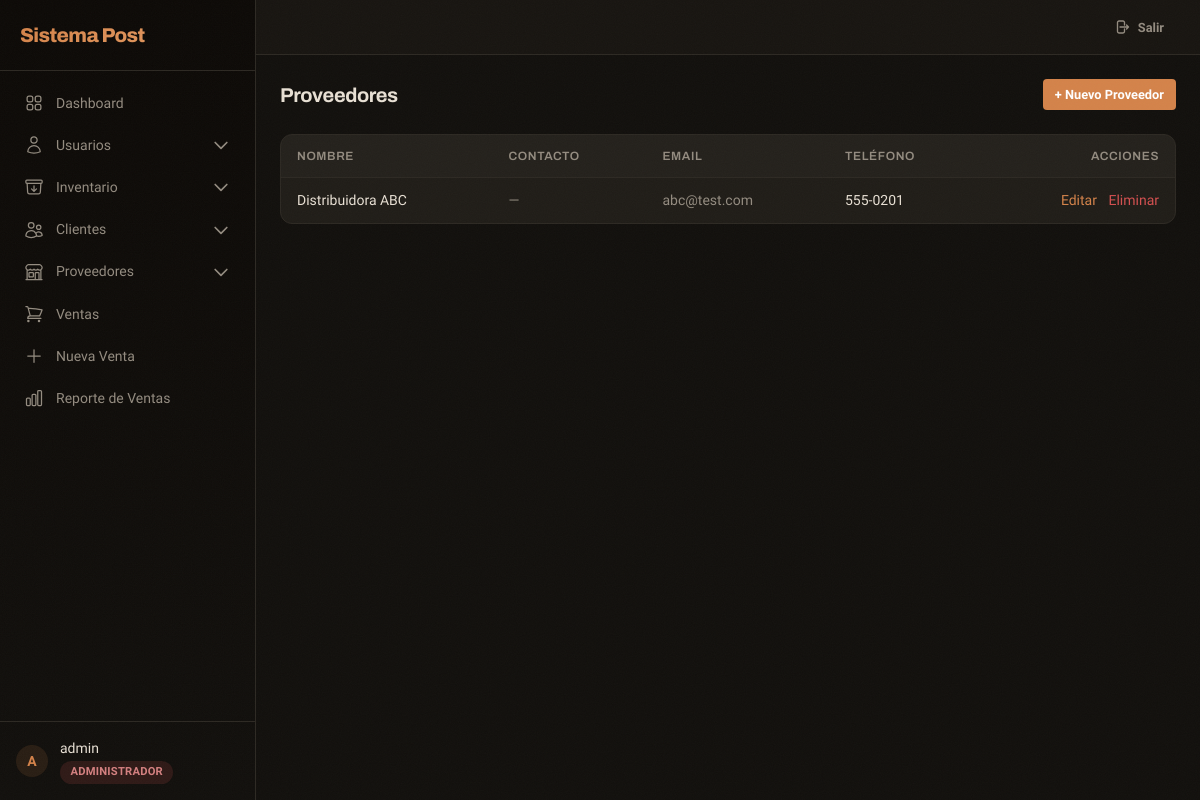
/suppliers/ (signed in), run on the app's committed database.
### apps/accounts/models.py (models this page shows, shortened)
class User(AbstractUser):
    class Role(models.TextChoices):
        ADMIN = 'admin', 'Administrador'
        SUPERVISOR = 'supervisor', 'Supervisor'
        USER = 'user', 'Usuario'
    role = models.CharField(
        max_length=20,
        choices=Role.choices,
        default=Role.USER,
        verbose_name='Rol'
    )
    phone = models.CharField(max_length=20, blank=True, verbose_name='Teléfono')
    class Meta:
        verbose_name = 'Usuario'
        verbose_name_plural = 'Usuarios'
    def is_admin(self):
        return self.role == self.Role.ADMIN or self.is_superuser
    def can_update(self):
        return self.role in [self.Role.ADMIN, self.Role.SUPERVISOR] or self.is_superuser

### apps/suppliers/models.py (models this page shows, shortened)
class Supplier(models.Model):
    name = models.CharField(max_length=200, db_index=True, verbose_name='Nombre')
    contact_person = models.CharField(max_length=200, blank=True, verbose_name='Persona de contacto')
    email = models.EmailField(blank=True, verbose_name='Email')
    phone = models.CharField(max_length=20, db_index=True, blank=True, verbose_name='Teléfono')
    address = models.CharField(max_length=500, blank=True, verbose_name='Dirección')
    nit = models.CharField(max_length=13, blank=True, verbose_name='NIT')
    created_at = models.DateTimeField(auto_now_add=True, verbose_name='Creado')
    updated_at = models.DateTimeField(auto_now=True, verbose_name='Actualizado')
    class Meta:
        verbose_name = 'Proveedor'
        verbose_name_plural = 'Proveedores'
        ordering = ['name']

### apps/suppliers/views.py (the view)
# urls.py: path('', views.supplier_list, name='supplier_list'),
@login_required
def supplier_list(request):
    suppliers = Supplier.objects.all().order_by('name')
    paginator = Paginator(suppliers, 6)
    page = request.GET.get('page', 1)
    suppliers_page = paginator.get_page(page)
    return render(request, 'suppliers/supplier_list.html', {'suppliers': suppliers_page, 'page_obj': suppliers_page})

### templates/suppliers/supplier_list.html (shortened to what this page needs)
{% extends 'layouts/base.html' %}
{% block content %}
<div class="flex flex-col sm:flex-row justify-between items-start sm:items-center gap-4 mb-6 stagger">
    <h1 class="text-xl font-[var(--font-heading)] font-bold">Proveedores</h1>
    {% if user.can_update %}
    <a href="{% url 'suppliers:supplier_create' %}" class="btn btn-primary btn-sm">+ Nuevo Proveedor</a>
    {% endif %}
</div>
<div class="table-container stagger">
    <table>
        <thead>
            <tr>
                <th>Nombre</th>
                <th class="hidden sm:table-cell">Contacto</th>
                <th class="hidden md:table-cell">Email</th>
                <th class="hidden lg:table-cell">Teléfono</th>
                <th class="text-right">Acciones</th>
            </tr>
        </thead>
        <tbody>
            {% for s in suppliers %}
            <tr>
                <td class="font-medium">{{ s.name }}</td>
                <td class="hidden sm:table-cell text-[var(--text-secondary)]">{{ s.contact_person|default:'—' }}</td>
                <td class="hidden md:table-cell text-[var(--text-secondary)]">{{ s.email|default:'—' }}</td>
                <td class="hidden lg:table-cell">{{ s.phone }}</td>
                <td class="text-right">
                    {% if user.can_update %}
                    <a href="{% url 'suppliers:supplier_update' s.pk %}" class="text-sm text-[var(--accent)] hover:underline mr-2">Editar</a>
                    <a href="{% url 'suppliers:supplier_delete' s.pk %}" class="text-sm text-[var(--danger)] hover:underline">Eliminar</a>
                    {% endif %}
                </td>
            </tr>
            {% empty %}
            <tr><td colspan="5" class="empty-state">No hay proveedores.</td></tr>
            {% endfor %}
        </tbody>
    </table>
</div>
{% endblock %}

### templates/layouts/base.html (shortened to what this page needs)
<!DOCTYPE html>
<html lang="es">
<head>
    <script src="https://cdn.tailwindcss.com"></script>
    <link rel="stylesheet" href="/static/css/app.css">
</head>
<body>
    <div x-data="{ sidebarOpen: false }" class="flex h-screen overflow-hidden">
        {% if user.is_authenticated %}
        <div :class="{'translate-x-0': sidebarOpen, '-translate-x-full': !sidebarOpen}" class="sidebar fixed inset-y-0 left-0 z-30 w-64 transition-transform duration-300 ease-in-out lg:translate-x-0 lg:static lg:inset-auto lg:z-auto overflow-y-auto flex flex-col">
            <div class="flex items-center justify-between p-5 border-b border-[var(--border-color)]">
                <span class="sidebar-brand">Sistema Post</span>
            </div>
            <nav class="mt-3 px-3 space-y-0.5 flex-1 overflow-y-auto">
                <a href="{% url 'core:dashboard' %}" class="sidebar-link {% if request.resolver_match.url_name == 'dashboard' %}active{% endif %}">
                    Dashboard
                </a>
                {% if user.is_admin %}
                <div x-data="{ open: false }" class="space-y-0.5">
                    <button @click="open = !open" class="sidebar-link w-full text-left">
                        <svg viewBox="0 0 24 24" fill="none" stroke="currentColor" stroke-width="1.5"><path stroke-linecap="round" stroke-linejoin="round" d="M15.75 6a3.75 3.75 0 11-7.5 0 3.75 3.75 0 017.5 0zM4.501 20.118a7.5 7.5 0 0114.998 0A17.933 17.933 0 0112 21.75c-2.676 0-5.216-.584-7.499-1.632z"/></svg>
                        Usuarios
                        <svg :class="{'rotate-180': open}" class="w-3.5 h-3.5 ml-auto transition-transform" fill="none" stroke="currentColor" viewBox="0 0 24 24"><path stroke-linecap="round" stroke-linejoin="round" stroke-width="2" d="M19 9l-7 7-7-7"></path></svg>
                    </button>
                </div>
                {% endif %}
                <div x-data="{ open: false }" class="space-y-0.5">
                    <button @click="open = !open" class="sidebar-link w-full text-left">
                        Inventario
                        <svg :class="{'rotate-180': open}" class="w-3.5 h-3.5 ml-auto transition-transform" fill="none" stroke="currentColor" viewBox="0 0 24 24"><path stroke-linecap="round" stroke-linejoin="round" stroke-width="2" d="M19 9l-7 7-7-7"></path></svg>
                    </button>
                </div>
                <div x-data="{ open: false }" class="space-y-0.5">
                    <button @click="open = !open" class="sidebar-link w-full text-left">
                        Clientes
                        <svg :class="{'rotate-180': open}" class="w-3.5 h-3.5 ml-auto transition-transform" fill="none" stroke="currentColor" viewBox="0 0 24 24"><path stroke-linecap="round" stroke-linejoin="round" stroke-width="2" d="M19 9l-7 7-7-7"></path></svg>
                    </button>
                </div>
                <div x-data="{ open: false }" class="space-y-0.5">
                    <button @click="open = !open" class="sidebar-link w-full text-left">
                        Proveedores
                        <svg :class="{'rotate-180': open}" class="w-3.5 h-3.5 ml-auto transition-transform" fill="none" stroke="currentColor" viewBox="0 0 24 24"><path stroke-linecap="round" stroke-linejoin="round" stroke-width="2" d="M19 9l-7 7-7-7"></path></svg>
                    </button>
                </div>
                <a href="{% url 'sales:sale_list' %}" class="sidebar-link {% if 'sales' in request.resolver_match.view_name and 'sale_list' in request.resolver_match.url_name %}active{% endif %}">
                    Ventas
                </a>
                <a href="{% url 'sales:sale_new' %}" class="sidebar-link">
                    <svg viewBox="0 0 24 24" fill="none" stroke="currentColor" stroke-width="1.5"><path stroke-linecap="round" stroke-linejoin="round" d="M12 4.5v15m7.5-7.5h-15"/></svg>
                    Nueva Venta
                </a>
                <a href="{% url 'reports:view' %}" class="sidebar-link">
                    Reporte de Ventas
                </a>
            </nav>
            <div class="p-4 border-t border-[var(--border-color)]">
                <div class="flex items-center gap-3">
                    <div class="w-8 h-8 rounded-full bg-[var(--accent-light)] flex items-center justify-center text-[var(--accent)] font-bold text-sm font-[var(--font-heading)]">
                        {{ user.get_full_name|default:user.username|first|upper }}
                    </div>
                    <div class="flex-1 min-w-0">
                        <p class="text-sm font-medium text-[var(--text-primary)] truncate">{{ user.get_full_name|default:user.username }}</p>
                        <span class="badge
                            {% if user.role == 'admin' %}badge-red role-admin
                            {% elif user.role == 'supervisor' %}badge-amber
                            {% else %}badge-blue{% endif %}">
                            {{ user.get_role_display }}
                        </span>
                    </div>
                </div>
            </div>
        </div>
        {% endif %}
        <div class="flex-1 flex flex-col overflow-hidden">
            {% if user.is_authenticated %}
            <header class="header no-print px-4 lg:px-6 py-3 flex items-center justify-between lg:justify-end">
                <a href="{% url 'accounts:logout' %}" class="btn btn-ghost btn-sm">
                    <svg class="w-4 h-4" fill="none" stroke="currentColor" viewBox="0 0 24 24"><path stroke-linecap="round" stroke-linejoin="round" stroke-width="2" d="M15.75 9V5.25A2.25 2.25 0 0013.5 3h-6a2.25 2.25 0 00-2.25 2.25v13.5A2.25 2.25 0 007.5 21h6a2.25 2.25 0 002.25-2.25V15m3 0l3-3m0 0l-3-3m3 3H9"/></svg>
                    Salir
                </a>
            </header>
            {% endif %}
            <main class="flex-1 overflow-y-auto {% if user.is_authenticated %}p-4 md:p-6{% else %}flex items-center justify-center{% endif %}">
                <div class="max-w-7xl mx-auto">
                    {% block content %}{% endblock %}
                </div>
            </main>
        </div>
    </div>
</body>
</html>

### static/css/app.css (style rules this page uses)
:root { --bg-deep: #0d0a07; --bg-primary: #12100d; --bg-secondary: #1a1713; --bg-surface: #201d18; --bg-surface-hover: #28241f; --bg-elevated: #25221d; --border-color: #2d2923; --border-light: #3d3831; --text-primary: #e8e0d4; --text-secondary: #948c80; --text-muted: #6b655b; --accent: #d4834a; --accent-hover: #c4743e; --accent-light: rgba(212, 131, 74, 0.12); --accent-glow: rgba(212, 131, 74, 0.25); --warning: #d4a148; --warning-light: rgba(212, 161, 72, 0.12); --danger: #d45050; --danger-light: rgba(212, 80, 80, 0.12); --info: #5898d4; --info-light: rgba(88, 152, 212, 0.12); --purple: #a078d4; --purple-light: rgba(160, 120, 212, 0.12); --orange: #d48a48; --orange-light: rgba(212, 138, 72, 0.12); --radius-sm: 4px; --radius-md: 8px; --radius-lg: 12px; --radius-xl: 16px; --shadow-card: 0 1px 3px rgba(0,0,0,0.4), 0 1px 2px rgba(0,0,0,0.3); --shadow-elevated: 0 4px 12px rgba(0,0,0,0.5), 0 8px 24px rgba(0,0,0,0.3); --shadow-glow: 0 0 16px rgba(212, 131, 74, 0.15); --font-body: 'Sora', system-ui, sans-serif; --font-heading: 'Archivo', system-ui, sans-serif; --font-mono: 'DM Mono', monospace; --transition: 200ms cubic-bezier(0.4, 0, 0.2, 1); }
body::before { content: ''; position: fixed; inset: 0; z-index: 9999; pointer-events: none; opacity: 0.03; background-repeat: repeat; background-size: 256px 256px; }
* { box-sizing: border-box; }
html { scroll-behavior: smooth; }
body { font-family: var(--font-body); background: var(--bg-primary); color: var(--text-primary); -webkit-font-smoothing: antialiased; -moz-osx-font-smoothing: grayscale; }
h1, h2, h3, h4, h5, h6 { font-family: var(--font-heading); font-weight: 700; letter-spacing: -0.02em; }
.sidebar { background: linear-gradient(180deg, #0d0a07 0%, #12100d 100%); border-right: 1px solid var(--border-color); }
.sidebar-brand { font-family: var(--font-heading); font-weight: 800; font-size: 1.25rem; letter-spacing: -0.03em; background: linear-gradient(135deg, #d4834a, #e0955c); -webkit-background-clip: text; -webkit-text-fill-color: transparent; background-clip: text; }
.sidebar-link { display: flex; align-items: center; gap: 0.75rem; padding: 0.6rem 0.75rem; border-radius: var(--radius-sm); color: var(--text-secondary); font-size: 0.875rem; font-weight: 500; transition: all var(--transition); text-decoration: none; }
.sidebar-link svg { width: 1.25rem; height: 1.25rem; flex-shrink: 0; }
.header { background: rgba(26, 23, 19, 0.85); backdrop-filter: blur(12px); -webkit-backdrop-filter: blur(12px); border-bottom: 1px solid var(--border-color); }
.table-container { border: 1px solid var(--border-color); border-radius: var(--radius-lg); overflow-x: auto; overflow-y: hidden; background: var(--bg-surface); -webkit-overflow-scrolling: touch; }
table { width: 100%; border-collapse: collapse; font-size: 0.875rem; }
thead { background: rgba(255, 255, 255, 0.02); border-bottom: 1px solid var(--border-color); }
th { padding: 0.75rem 1rem; text-align: left; font-weight: 600; color: var(--text-secondary); font-size: 0.75rem; text-transform: uppercase; letter-spacing: 0.05em; font-family: var(--font-heading); }
td { padding: 0.75rem 1rem; border-bottom: 1px solid var(--border-color); }
tbody tr:last-child td { border-bottom: none; }
tbody tr { transition: background var(--transition); }
.btn { display: inline-flex; align-items: center; gap: 0.5rem; padding: 0.5rem 1rem; border-radius: var(--radius-sm); font-size: 0.875rem; font-weight: 600; transition: all var(--transition); cursor: pointer; border: none; text-decoration: none; font-family: var(--font-body); }
.btn-primary { background: var(--accent); color: #fff; }
.btn-ghost { background: transparent; color: var(--text-secondary); }
.btn-sm { padding: 0.35rem 0.75rem; font-size: 0.8rem; }
.badge { display: inline-flex; align-items: center; padding: 0.2rem 0.65rem; border-radius: 9999px; font-size: 0.7rem; font-weight: 600; letter-spacing: 0.02em; text-transform: uppercase; }
.badge-red { background: var(--danger-light); color: var(--danger); }
.role-admin { background: rgba(212, 80, 80, 0.15); color: #d48080; }
.stagger > * { animation: fadeInUp 0.4s ease-out both; }
.stagger > *:nth-child(1) { animation-delay: 0.02s; }
.stagger > *:nth-child(2) { animation-delay: 0.06s; }

### data on the page
User: get_full_name|first "A", get_full_name "admin", role "ADMINISTRADOR"
Supplier: name "Distribuidora ABC", contact_person "—", email "abc@test.com", phone "555-0201"
